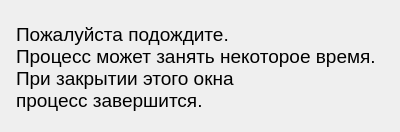
<?xml version="1.0" encoding="UTF-8"?>
<ui version="4.0">
 <class>Form</class>
 <widget class="QWidget" name="Form">
  <property name="geometry">
   <rect>
    <x>0</x>
    <y>0</y>
    <width>400</width>
    <height>132</height>
   </rect>
  </property>
  <property name="windowTitle">
   <string>РАБОТАЕМ</string>
  </property>
  <widget class="QLabel" name="label">
   <property name="geometry">
    <rect>
     <x>16</x>
     <y>12</y>
     <width>361</width>
     <height>111</height>
    </rect>
   </property>
   <property name="font">
    <font>
     <pointsize>14</pointsize>
    </font>
   </property>
   <property name="text">
    <string>Пожалуйста подождите.
Процесс может занять некоторое время. 
При закрытии этого окна
процесс завершится.</string>
   </property>
  </widget>
 </widget>
 <resources/>
 <connections/>
</ui>
